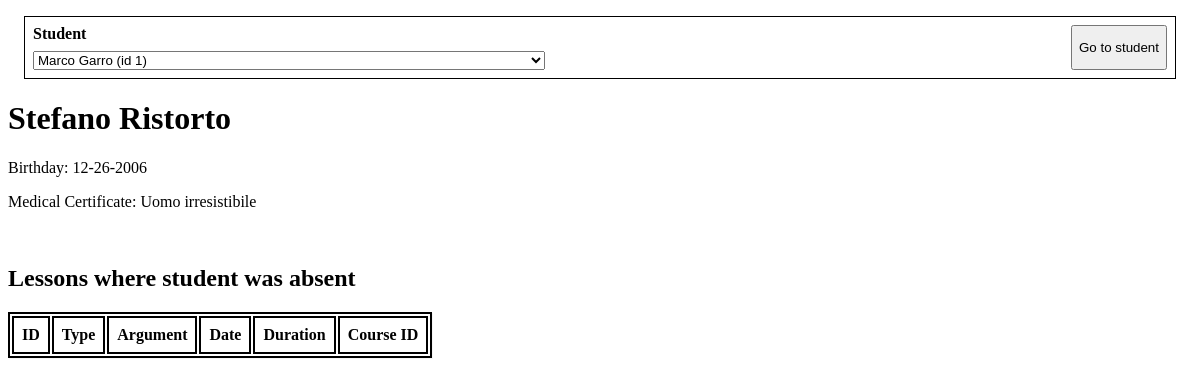
Page /pilot.php?id=6 on the committed database.
### tables this page shows
CREATE TABLE studentPilot(
    id INTEGER PRIMARY KEY AUTOINCREMENT,
    name TEXT,
    surname TEXT,
    birthDate DATE,
    medicalCertificate TEXT
);

### Dao/PilotsDAO.php (called while the page is built, shortened)
<?php
include_once ("./Classes/Pilot.php");
class PilotsDAO extends GenericDAO {
  public static function read(int $id): ?object {
    $result = GenericDAO::$pdo->query("SELECT * FROM studentPilot WHERE id = $id", PDO::FETCH_NAMED)->fetch();
    if($result) {
      return new Pilot(
         $result["id"],
         $result["name"],
         $result["surname"],
         $result["birthDate"],
         $result["medicalCertificate"]
      );
    }
    return null;
  }
  public static function readAll(): ?array {
    $result = GenericDAO::$pdo->query("SELECT * FROM studentPilot;");
    $rows = $result->fetchAll(PDO::FETCH_ASSOC);
    $pilots = array();
    foreach ($rows as $row) {
      $pilots[] = new Pilot(
         $row["id"],
         $row["name"],
         $row["surname"],
         $row["birthDate"],
         $row["medicalCertificate"]
      );
    }
    return $pilots;
  }
}

### Classes/Pilot.php (the view, shortened to what this page needs)
<?php
class Pilot {
  private $id;
  private $name;
  private $surname;
  private $birthDate;
  private $medicalCertificate;
  public function __construct($id, $name, $surname, $birthDate, $medicalCertificate)
  {
    $this->id = $id;
    $this->name = $name;
    $this->surname = $surname;
    $this->birthDate = $birthDate;
    $this->medicalCertificate = $medicalCertificate;
  }
  public function getName() {
    return $this->name;
  }
  public function getSurname() {
    return $this->surname;
  }
  public function getBirthDate() {
    return $this->birthDate;
  }
  public function getMedicalCertificate() {
    return $this->medicalCertificate;
  }
  public function toOption(): string {
    return <<< HTML
<option value="$this->id">
    $this->name $this->surname (id $this->id)
</option>
HTML;
  }
}

### pilot.php (shortened to what this page needs)
<!DOCTYPE html>
<?php
include_once ("./Dao/PilotsDAO.php");
include_once ("./Classes/Pilot.php");
$allPilots = array();
try {
  $allPilots = PilotsDAO::readAll();
} catch (Exception $e) {
  $error = $e->getMessage();
}
?>
<html lang="en">
  <head>
      <link rel="stylesheet" type="text/css" href="index.css" />
  </head>
  <body>
    <form action="/pilot.php" method="get">
        <label>
            Student
            <select id="id" name="id">
                <?php
                foreach($allPilots as $pilot){
                    echo $pilot->toOption();
                }
                ?>
            </select>
        </label>
        <button type="submit">
            Go to student
        </button>
    </form>
<?php
if($_SERVER["REQUEST_METHOD"] == "GET"){
    if(isset($_GET["id"]) && $_GET["id"] != null) {
      try {
        $pilot = PilotsDAO::read($_GET["id"]);
        $htmlAbsences = "";
        $pilotName = $pilot->getName() . " " . $pilot->getSurname();
        $pilotBday = $pilot->getBirthDate();
        $pilotCert = $pilot->getMedicalCertificate();
        echo <<< HTML
    <h1>$pilotName</h1>
    <p>Birthday: $pilotBday</p>
    <p>Medical Certificate: $pilotCert</p>
    <br>
    <h2>Lessons where student was absent</h2>
    <table>
        <thead><tr>
            <th>ID</th>
            <th>Type</th>
            <th>Argument</th>
            <th>Date</th>
            <th>Duration</th>
            <th>Course ID</th>
        </tr></thead>
        <tbody>
            $htmlAbsences
        </tbody>
    </table>
HTML;
      } catch (Exception $e) {
        echo $e->getMessage();
      }
    } else {
        echo <<< HTML
<h1>Select a pilot to view all lessons where they were absent</h1>
HTML;
    }
}
?>
  </body>
</html>

### index.css (style rules this page uses)
body { color: black; }
td, th { border: black 1px solid; padding: 0.5rem; }
table, th { border: black 2px solid; }
table { box-shadow: 1px 1px #0000000a; }
form { border: black 1px solid; margin: 1rem; padding: 0.5rem; display: flex; justify-content: space-between; }
form label { display: flex; flex-flow: column; gap: 0.5rem; font-weight: bold; }
form label select { width: 32rem; }

### rows in the picture
studentpilot: pilotName "Stefano Ristorto", birthDate "12-26-2006", medicalCertificate "Uomo irresistibile"

### other values in the picture
form field id "Marco Garro (id 1)"
